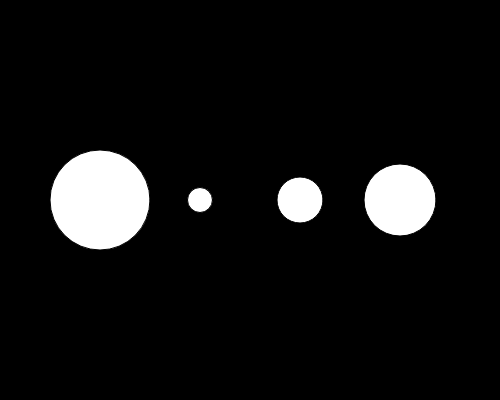
Frame 1 (no input)
Frame 60 (no input): identical to frame 1, image omitted
Frame 120 (the mouse pressed at the canvas centre since frame 60): identical to frame 1, image omitted

The p5.js sketch that drew this single still picture (run headless with seeded random() and noise() and a simulated clock; from frame 60 on, the mouse is pressed at the canvas centre):

// p5.js sketch
// ── sketch.js
var nums = [100,25, 46, 72];

function setup() {
  createCanvas(500,400);
}

function draw() {
  background(0);
  
  for(var i = 0; i < nums.length; i++) {
    ellipse(100 + (100 * i), 200, nums[i], nums[i]);
  }
  
}
